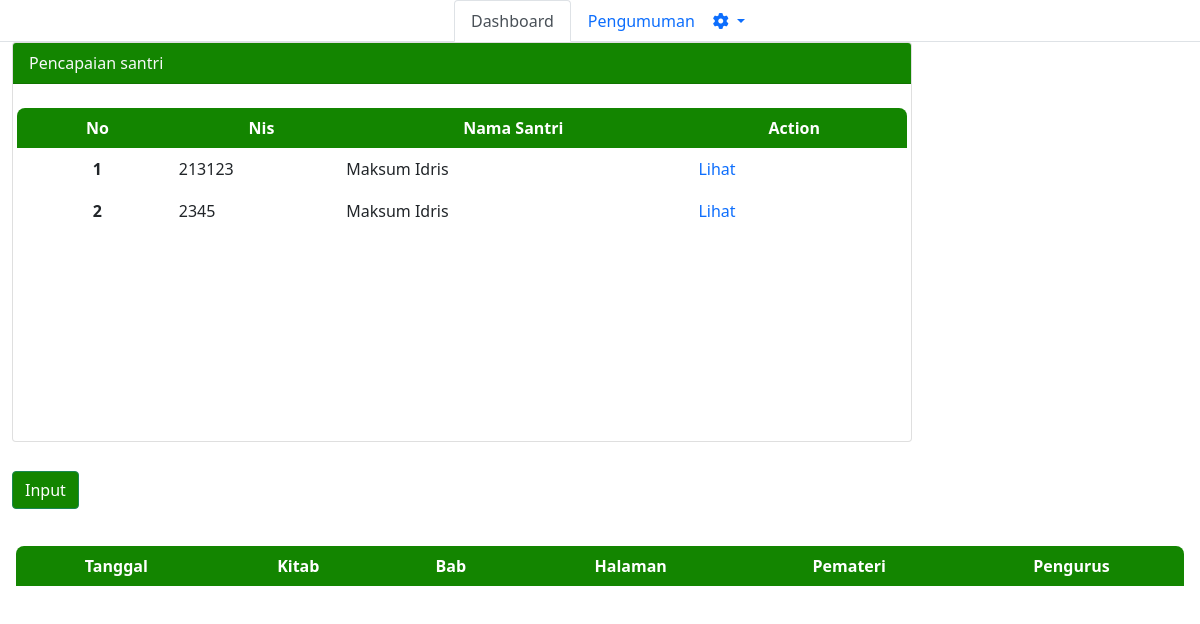
The app's page /pengajar/, older data.
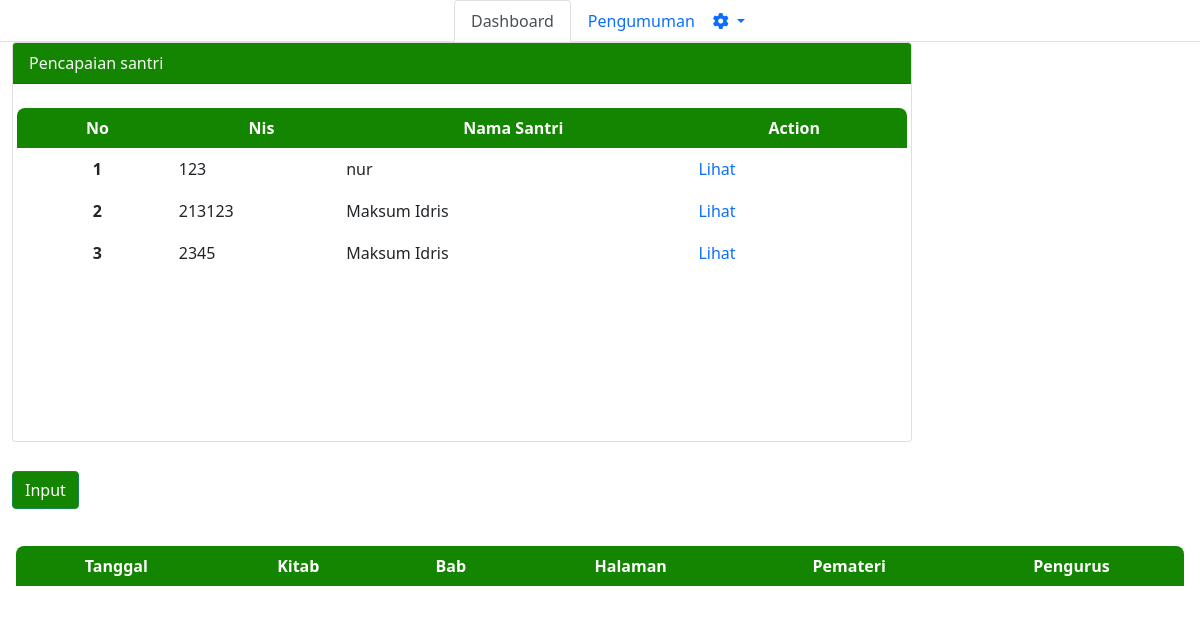
The same page, newer data.
### adminpondok/models.py (models this page shows, shortened)
class Santri(models.Model):
    kelamin = [
        ('Laki-Laki', 'Laki-Laki'),
        ('Perempuan', 'Perempuan'),
    ]
    Quran = 'qr'
    Matan = 'mt'
    Nadhom = 'nd'
    kategori = [
        (Quran, 'Al-Quran'),
        (Matan, 'Matan'),
        (Nadhom, 'Nadhom'),
    ]
    nis = models.IntegerField(null=False, unique=True)
    nama_santri = models.CharField(max_length=30, null=False, blank=False)
    tempat_lahir = models.CharField(max_length=20, null=False, blank=False)
    tanggal_lahir = models.DateField()
    jk = models.CharField(max_length=9, choices=kelamin,
                          default='', null=False, blank=False)
    almt = models.TextField(default='', null=False, blank=False)
    telp = models.IntegerField(null=False, blank=False)
    email = models.CharField(default='', max_length=20,
                             null=False, blank=False)
    ktgri = models.CharField(default='', choices=kategori, max_length=30)

### pengajar/views.py (the view)
# urls.py: path('', views.index),
def index(req):
    santri = admin_models.Santri.objects.order_by('-id')
    return render(req, 'pengajar/pengajar_dashboard.html', {
        'data': santri,
    })

### pengajar/templates/pengajar/pengajar_dashboard.html (shortened to what the changed rows need)
{% load static %}
<!DOCTYPE html>
<html lang="en">
<head>
    <link href="https://cdn.jsdelivr.net/npm/bootstrap@5.0.2/dist/css/bootstrap.min.css" rel="stylesheet"
>
    <link rel="stylesheet" href="path/to/font-awesome/css/font-awesome.min.css">
</head>
<body>
    <div class="tab-content" id="myTabContent">
        <div class="tab-pane fade show active" id="home" role="tabpanel" aria-labelledby="home-tab">
            <main class="container-fluid">
                <div class="col-md-6">
                    <div class="card mb-3" style="width: 900px; height: 400px;">
                        <div class="card-body">
                            <div class="min-h-screen bg-white py-2">
                                <div class=" row d-flex">
                                    <table
                                        class=' overflow-auto bg-white divide-y divide-gray-300 justify-content-center'
                                        style="border: green;">
                                        <thead class="" style="background-color: #138500; color: #FFFFFF;">
                                            <tr>
                                                <th class="font-semibold text-sm uppercase px-4 py-2 text-center"> No
                                                </th>
                                                <th class="font-semibold text-sm uppercase px-4 py-2 text-center"> Nis
                                                </th>
                                                <th class="font-semibold text-sm uppercase px-4 py-2 text-center"> Nama
                                                    Santri </th>
                                                <th class="font-semibold text-sm uppercase px-4 py-2 text-center">
                                                    Action
                                                </th>
                                            </tr>
                                        </thead>
                                        {% for d in data %}
                                        <tbody class="divide-y divide-gray-200">
                                            <tr>
                                                <th scope="row" class="text-center">{{ forloop.counter }}</th>
                                                <td>{{d.nis}}</td>
                                                <td>{{d.nama_santri}}</td>
                                                <td>
                                                    <a class="nav-link active" aria-current="page"
                                                        href="/pengajar/input">Lihat</a>
                                                </td>
                                            </tr>
                                        </tbody>
                                        {% endfor %}
                                    </table>
                                </div>
                            </div>
                        </div>
                    </div>
                </div>
            </main>
        </div>
    </div>
    <div class="card-body">
        <div class="min-h-screen bg-white py-2">
            <div class="container-fluid">
                <div class=" row d-flex">
                    <table class="bg-white divide-y divide-gray-300' style=" border: green;">
                        <thead class="" style="background-color: #138500; color: #FFFFFF;">
                            <tr>
                                <th class="font-semibold text-sm uppercase px-4 py-2 text-center"> Tanggal </th>
                                <th class="font-semibold text-sm uppercase px-4 py-2 text-center"> Kitab </th>
                                <th class="font-semibold text-sm uppercase px-4 py-2 text-center"> Bab </th>
                                <th class="font-semibold text-sm uppercase px-4 py-2 text-center"> Halaman </th>
                                <th class="font-semibold text-sm uppercase px-4 py-2 text-center"> Pemateri </th>
                                <th class="font-semibold text-sm uppercase px-4 py-2 text-center"> Pengurus </th>
                            </tr>
                        </thead>
                        <tbody class="divide-y divide-gray-200">
                            <tr>
                                <th scope="row" class="text-center">{{ data.tanggal }}</th>
                            </tr>
                        </tbody>
                    </table>
                </div>
            </div>
        </div>
    </div>
</body>
</html>

Row changes from the older to the newer data that the page shows:
added Santri: nis "123", nama_santri "nur"
